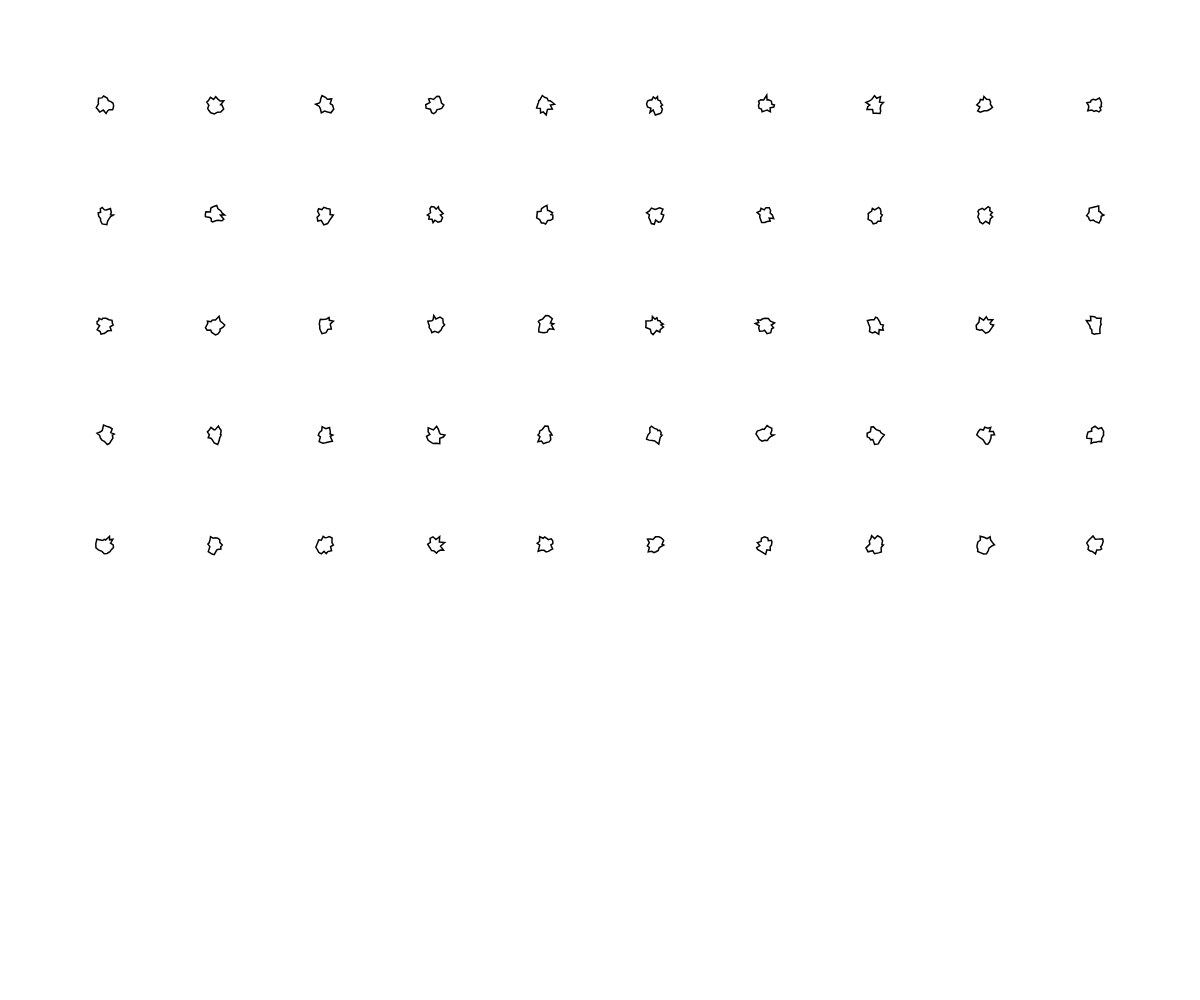
Frame 1 (no input)
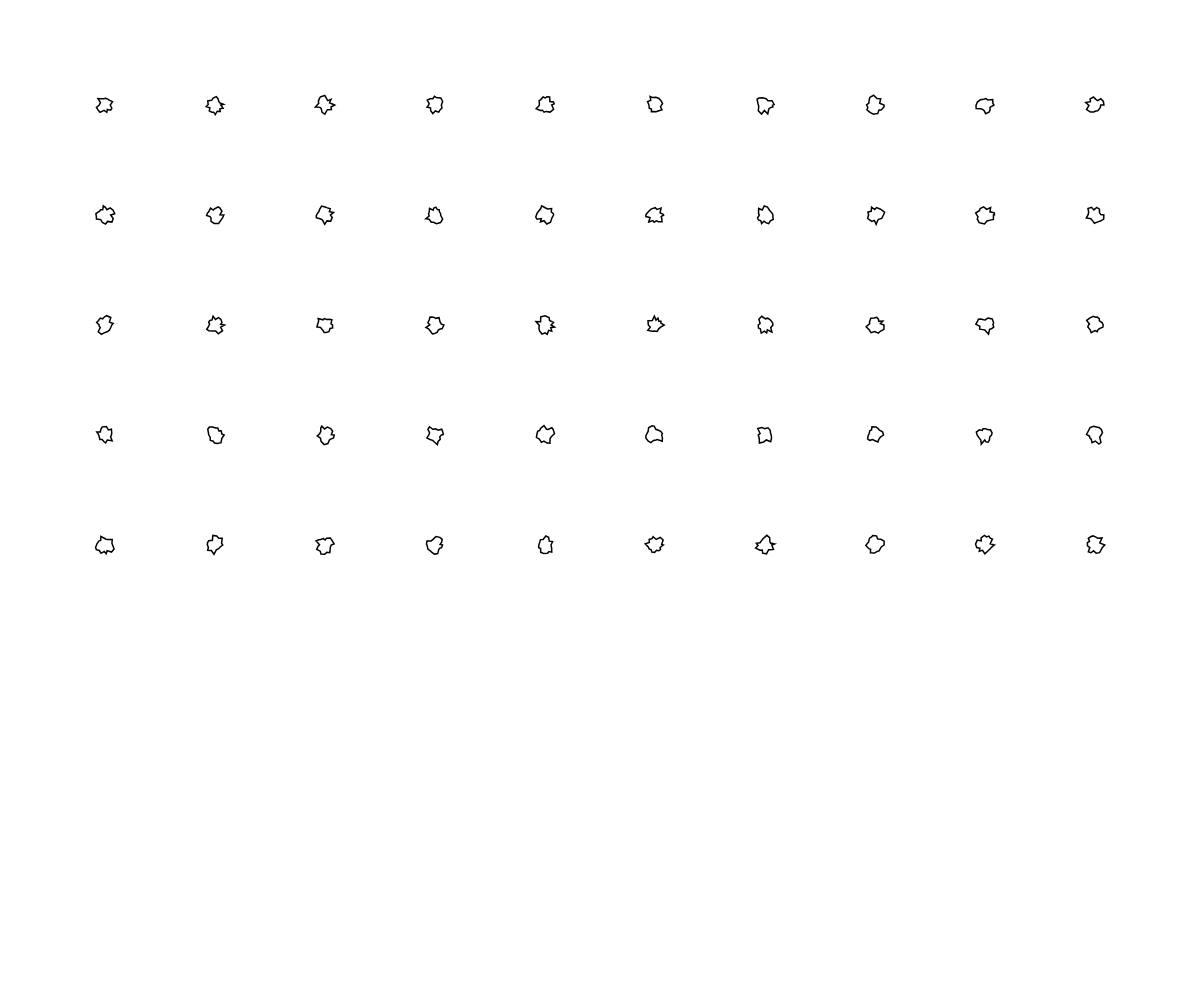
Frame 2 (the mouse pressed at the canvas centre, redrawn once)

The p5.js sketch that drew these frames (run headless with seeded random() and noise() and a simulated clock; the mouse was pressed at the canvas centre and the sketch redrawn once):

// p5.js sketch
// ── sketch.js
function setup() {
  createCanvas(windowWidth, windowHeight);
  noLoop();
}

function draw() {
  background(255);
  let cols = 10; // Numero di colonne
  let rows = 5;  // Numero di righe
  let padding = 100; // Padding intorno ai glifi
  let glyphSize = (width - padding * (cols + 1)) / cols; // Calcolo della dimensione di ogni glifo

  for (let i = 0; i < cols; i++) {
    for (let j = 0; j < rows; j++) {
      let x = padding + i * (glyphSize + padding) + glyphSize / 2;
      let y = padding + j * (glyphSize + padding) + glyphSize / 2;
      drawGlyph(x, y, glyphSize);
    }
  }
}

function drawGlyph(x, y, size) {
  push();
  translate(x, y);
  strokeWeight(1.5);
  stroke(0);
  noFill();
  beginShape();
  for (let i = 0; i < TWO_PI; i += random(0.2, 0.5)) {
    let r = random(size * 0.5, size);
    let x = r * cos(i);
    let y = r * sin(i);
    vertex(x, y);
  }
  endShape(CLOSE);
  pop();
}

function windowResized() {
  resizeCanvas(windowWidth, windowHeight);
}
